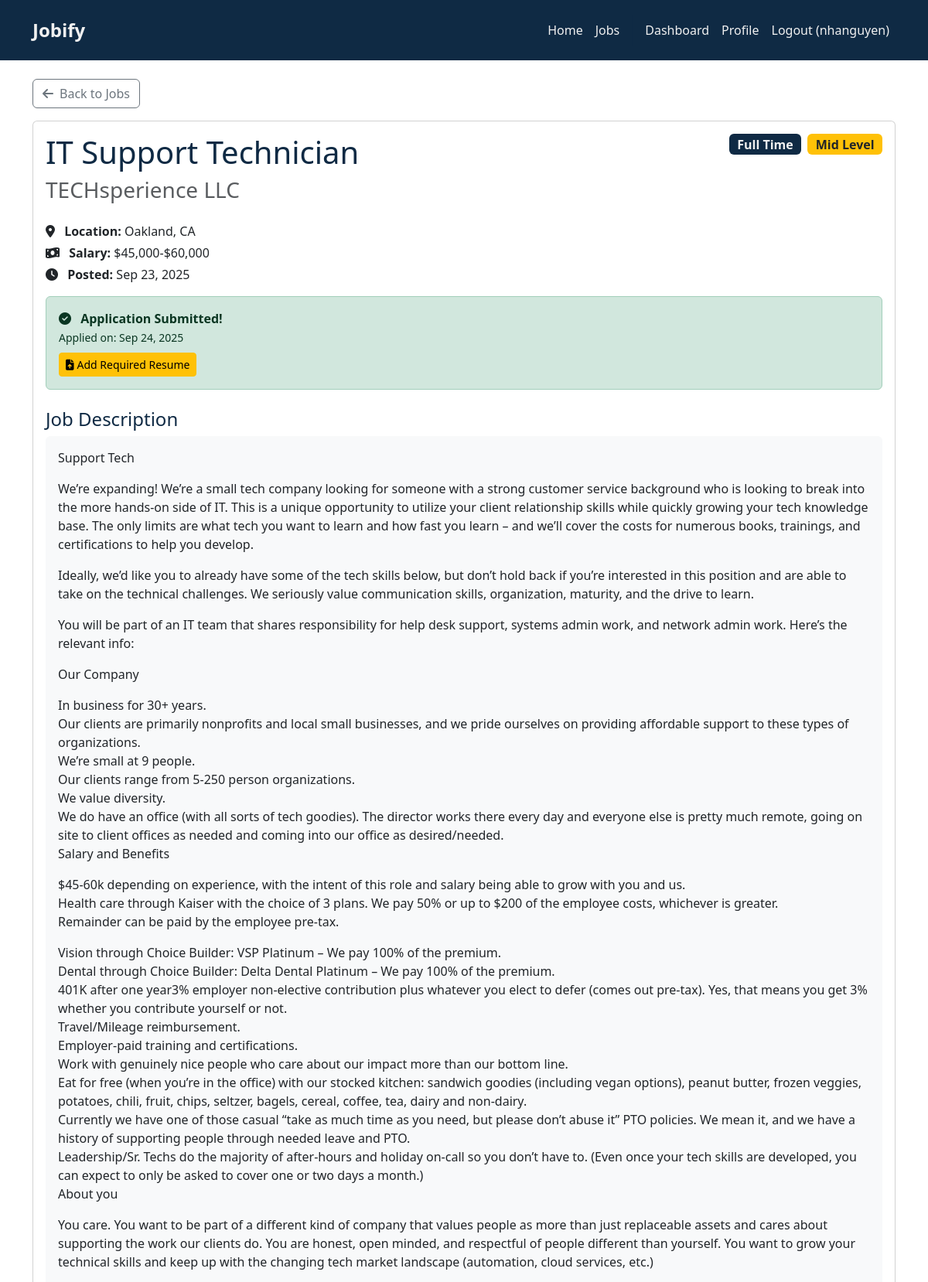
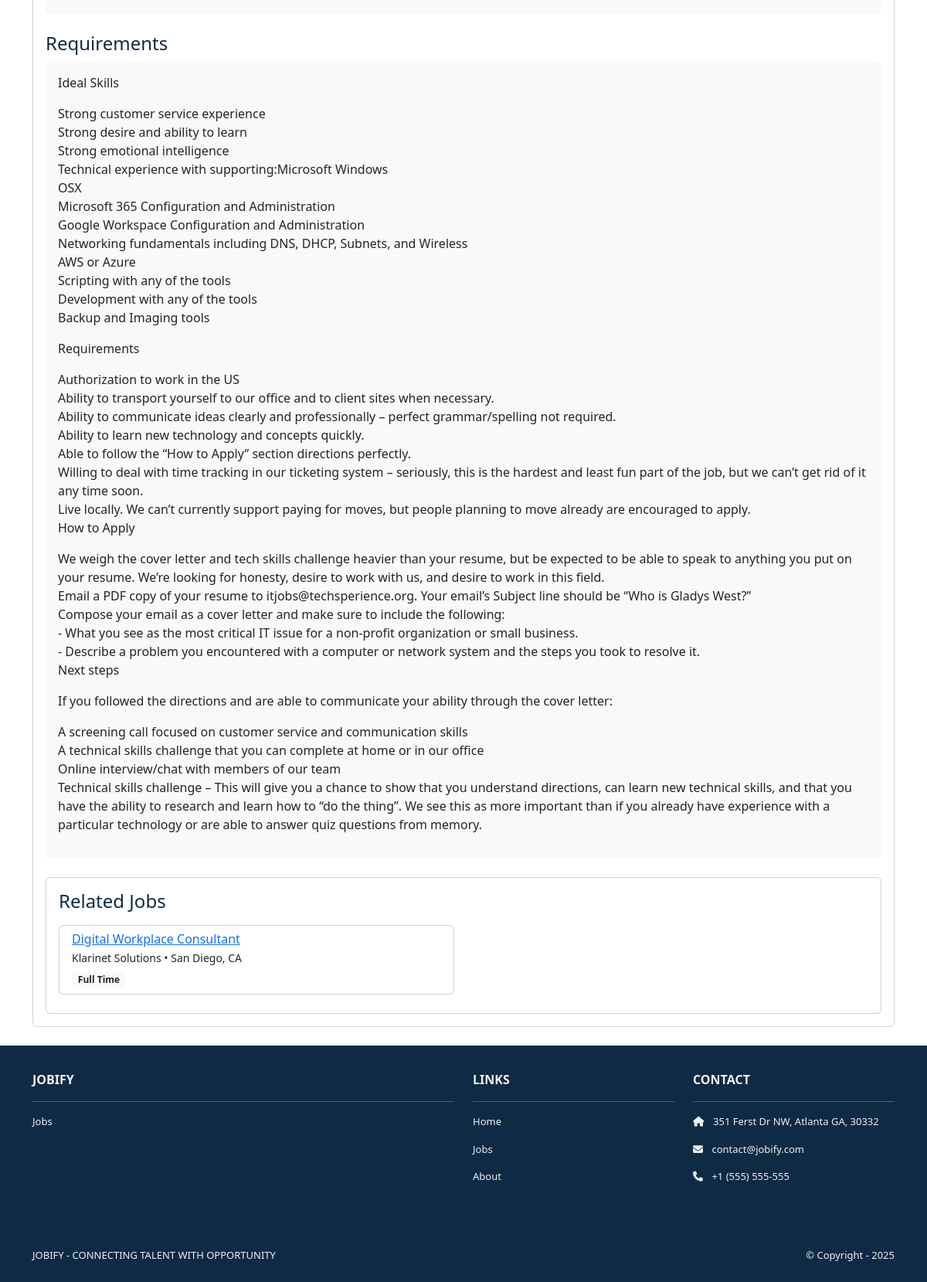
Screenshot of /jobs/4/ (signed in) with the database file from the repository (2 pictures, top to bottom).
### jobs/models.py (models this page shows, shortened)
class Job(models.Model):
    JOB_TYPE_CHOICES = [
        ("full_time", "Full Time"),
        ("part_time", "Part Time"),
        ("contract", "Contract"),
        ("internship", "Internship"),
        ("remote", "Remote"),
    ]
    EXPERIENCE_LEVEL_CHOICES = [
        ("entry", "Entry Level"),
        ("mid", "Mid Level"),
        ("senior", "Senior Level"),
        ("lead", "Lead"),
    ]
    title = models.CharField(max_length=255)
    company = models.CharField(max_length=255)
    location = models.CharField(max_length=255)
    latitude = models.FloatField(null=True, blank=True)
    longitude = models.FloatField(null=True, blank=True)
    description = models.TextField()
    requirements = models.TextField(blank=True)  # Add requirements field
    salary_range = models.CharField(max_length=100, blank=True)  # Add salary field
    job_type = models.CharField(
        max_length=20, choices=JOB_TYPE_CHOICES, default="full_time"
    )
    experience_level = models.CharField(
        max_length=20, choices=EXPERIENCE_LEVEL_CHOICES, default="mid"
    )
    posted_at = models.DateTimeField(auto_now_add=True)
    is_active = models.BooleanField(default=True)

class Application(models.Model):
    APPLICATION_STATUS_CHOICES = [
        ("applied", "Applied"),  # needed to change this for user story 4
        ("reviewed", "Reviewed"),
        ("interview", "Interview"),
        ("offer", "Offer"),
        ("closed", "Closed"),
    ]
    job = models.ForeignKey(Job, on_delete=models.CASCADE, related_name="applications")
    applicant = models.ForeignKey(
        User, on_delete=models.CASCADE, related_name="job_applications"
    )
    application_note = models.TextField(
        help_text="Why are you interested in this position?"
    )
    applied_at = models.DateTimeField(auto_now_add=True)
    status = models.CharField(
        max_length=20, choices=APPLICATION_STATUS_CHOICES, default="applied"
    )
    resume = models.FileField(upload_to="resumes/", blank=True, null=True)
    class Meta:
        unique_together = ["job", "applicant"]  # Prevent duplicate applications

### jobs/views.py (the view)
# urls.py: path('<int:job_id>/', views.job_detail, name='job_detail'),
def job_detail(request, job_id):
    job = get_object_or_404(Job, id=job_id, is_active=True)
    has_applied = False
    user_application = None
    if request.user.is_authenticated:
        has_applied = Application.objects.filter(
            job=job, applicant=request.user
        ).exists()
        if has_applied:
            user_application = Application.objects.get(job=job, applicant=request.user)
    related_jobs = (
        Job.objects.filter(
            Q(company=job.company) | Q(title__icontains=job.title.split()[0]),
            is_active=True,
        )
        .exclude(id=job.id)
        .distinct()[:3]
    )
    context = {
        "job": job,
        "has_applied": has_applied,
        "user_application": user_application,
        "related_jobs": related_jobs,
    }
    return render(request, "jobs/job_detail.html", context)

### jobs/templates/jobs/job_detail.html (shortened to what this page needs)
{% extends 'base.html' %}
{% load static %}
{% block content %}
<div class="container mt-4">
    <a href="{% url 'job_list' %}" class="btn btn-outline-secondary mb-3">
        <i class="fas fa-arrow-left me-2"></i>Back to Jobs
    </a>
    <div class="card mb-4">
        <div class="card-body">
            <div class="d-flex justify-content-between align-items-start mb-3">
    <div>
        <h1 class="navy-text">{{ job.title }}</h1>
        <h3 class="text-muted">{{ job.company }}</h3>
    </div>
    <div class="text-end">
        <span class="badge {% if job.job_type == 'remote' %}bg-success{% else %}navy-bg{% endif %} eggshell-text fs-6">
            {{ job.get_job_type_display }}
        </span>
        <span class="badge bg-warning text-dark fs-6 ms-1">
            {{ job.get_experience_level_display }}
        </span>
    </div>
</div>
<div class="row mb-3">
    <div class="col-md-6">
        <p class="mb-1">
            <i class="fas fa-map-marker-alt me-2"></i>
            <strong>Location:</strong> {{ job.location }}
        </p>
        {% if job.salary_range %}
        <p class="mb-1">
            <i class="fas fa-money-bill-wave me-2"></i>
            <strong>Salary:</strong> {{ job.salary_range }}
        </p>
        {% endif %}
        <p class="mb-0">
            <i class="fas fa-clock me-2"></i>
            <strong>Posted:</strong> {{ job.posted_at|date:"M d, Y" }}
        </p>
    </div>
</div>
            <div class="mb-4">
                {% if user.is_authenticated %}
                    {% if has_applied %}
                        <div class="alert alert-success">
                            <i class="fas fa-check-circle me-2"></i>
                            <strong>Application Submitted!</strong>
                            <br>
                            <small>Applied on: {{ user_application.applied_at|date:"M d, Y" }}</small>
                            {% if not user_application.resume %}
                            <div class="mt-2">
                                <a href="{% url 'quick_apply_form' job.id %}" class="btn btn-warning btn-sm">
                                    <i class="fas fa-file-upload me-1"></i>Add Required Resume
                                </a>
                            </div>
                            {% endif %}
                        </div>
                    {% endif %}
                {% else %}
                    <div class="alert alert-info">
                        <i class="fas fa-info-circle me-2"></i>
                        Please <a href="#">login</a> to apply for this job.
                    </div>
                {% endif %}
            </div>
<div class="mb-4">
    <h4 class="navy-text">Job Description</h4>
    <div class="bg-light p-3 rounded">
        {{ job.description|linebreaks }}
    </div>
</div>
{% if job.requirements %}
<div class="mb-4">
    <h4 class="navy-text">Requirements</h4>
    <div class="bg-light p-3 rounded">
        {{ job.requirements|linebreaks }}
    </div>
</div>
{% endif %}
{% if related_jobs %}
<div class="card">
    <div class="card-body">
        <h4 class="navy-text mb-3">Related Jobs</h4>
        <div class="row">
            {% for related_job in related_jobs %}
            <div class="col-md-6">
                <div class="card mb-2">
                    <div class="card-body py-2">
                        <h6 class="card-title mb-1">
                            <a href="{% url 'job_detail' related_job.id %}">{{ related_job.title }}</a>
                        </h6>
                        <p class="card-text small mb-1">{{ related_job.company }} • {{ related_job.location }}</p>
                        <span class="badge bg-light text-dark small">{{ related_job.get_job_type_display }}</span>
                    </div>
                </div>
            </div>
            {% endfor %}
        </div>
    </div>
</div>
{% endif %}
        </div>
    </div>
</div>
{% endblock %}

### templates/base.html (shortened to what this page needs)
<!DOCTYPE html>
<html>
  {% load static %}
  <head>
    <link href="https://cdn.jsdelivr.net/npm/bootstrap@5.3.3/dist/css/bootstrap.min.css" rel="stylesheet">
    <link rel="stylesheet" href="https://cdnjs.cloudflare.com/ajax/libs/font-awesome/6.1.1/css/all.min.css">
    <link rel="stylesheet" type="text/css" href="{% static 'css/style.css' %}">
  </head>
  <body>
    <nav class="p-3 navbar navbar-dark navy-header navbar-expand-lg">
      <div class="container">
        <a class="navbar-brand" href="{% url 'home.index' %}">
          <span class="eggshell-text fw-bold fs-4">Jobify</span>
        </a>
        <div class="collapse navbar-collapse" id="navbarNavAltMarkup">
          <div class="navbar-nav ms-auto navbar-ml">
            <a class="nav-link navy-text" href="{% url 'home.index' %}">Home</a>
            <a class="nav-link navy-text" href="{% url 'job_list' %}">Jobs</a>
            {% if user.is_authenticated %}
              {% if user.profile.user_type == 'recruiter' %}
                <a class="nav-link navy-text" href="{% url 'create_job' %}">Create Job</a>
                <a class="nav-link navy-text" href="{% url 'recruiter_dashboard' %}">Dashboard</a>
                <a class="nav-link navy-text" href="{% url 'accounts.profile' %}">Profile</a>
              {% else %}
                <a class="nav-link navy-text" href="{% url 'user_dashboard' %}">Dashboard</a>
                <a class="nav-link navy-text" href="{% url 'accounts.profile' %}">Profile</a>
              {% endif %}
              <a class="nav-link navy-text" href="{% url 'accounts.logout' %}">Logout ({{user.username }})</a>
            {% else %}
            <a class="nav-link navy-text" href="{% url 'accounts.signup' %}">Sign Up</a>
            <a class="nav-link navy-text" href="{% url 'accounts.login' %}">Login</a>
            {% endif %}
          </div>
        </div>
      </div>
    </nav>
    <div>
      {% block content %}
      {% endblock content %}
    </div>
    <section class="p-3 ms-footer d-none d-md-block">
      <div class="container">
        <div class="row mt-3 eggshell-text">
          <div class="col-md-6 col-lg-6 col-xl-6 mx-auto mb-4">
            <b>JOBIFY</b>
            <hr />
            <p><a class="nav-link" href="{% url 'job_list' %}">Jobs</a></p>
          </div>
          <div class="col-md-3 col-lg-3 col-xl-3 mx-auto mb-4">
            <b>LINKS</b>
            <hr />
            <p><a class="nav-link" href="{% url 'home.index' %}">Home</a></p>
            <p><a class="nav-link" href="#">Jobs</a></p>
            <p><a class="nav-link" href="#">About</a></p>
          </div>
          <div class="col-md-3 col-lg-3 col-xl-3 mx-auto mb-4">
            <b>CONTACT</b>
            <hr />
            <p><i class="fas fa-home me-2"></i> 351 Ferst Dr NW, Atlanta GA, 30332</p>
            <p><i class="fas fa-envelope me-2"></i> contact@jobify.com</p>
            <p><i class="fas fa-phone me-2"></i> +1 (555) 555-555</p>
          </div>
        </div>
      </div>
    </section>
    <section class="p-3 ms-footer-bottom bg-dark">
      <div class="container d-flex justify-content-between">
        <div class="me-5 eggshell-text">
          <span>JOBIFY - CONNECTING TALENT WITH OPPORTUNITY</span>
        </div>
        <div class="eggshell-text">
          <span>© Copyright - 2025</span>
        </div>
      </div>
    </section>
  </body>
</html>

### jobsite/static/css/style.css (style rules this page uses)
html .eggshell-text, html .eggshell-text *, html .eggshell-text h1, html .eggshell-text h2, html .eggshell-text h3, html .eggshell-text h4, html .eggshell-text h5, html .eggshell-text h6, html .eggshell-text p, html .eggshell-text span, html .eggshell-text a, html .eggshell-text div { color: #F0F0F0 !important; }
.navbar a.nav-link { color: #F0F0F0 !important; }
.bg-dark { background-color: #0f2a44 !important; }
.ms-footer { background-color: #0f2a44; }
.ms-footer p { color: #F0F0F0; font-size: 13px; }
.ms-footer-bottom span { font-size: 13px; line-height: 38px; }
.navy-bg { background-color: #0f2a44 !important; }
.navy-header { background-color: #0f2a44 !important; }
.navy-text { color: #0f2a44 !important; }
.eggshell-text, .eggshell-text *, .eggshell-text a, .eggshell-text span, .eggshell-text h1, .eggshell-text h2, .eggshell-text h3, .eggshell-text h4, .eggshell-text h5, .eggshell-text h6, .eggshell-text p, .eggshell-text div, .eggshell-text b, .eggshell-text strong, .eggshell-text i, .eggshell-text em { color: #F0F0F0 !important; }

### templates/base.html (style rules this page uses)
.eggshell-text, .eggshell-text * { color: #F0F0F0 !important; }
.navy-bg { background-color: #0f2a44 !important; }
.navy-text, .navy-text * { color: #0f2a44 !important; }
.navbar-brand .eggshell-text { color: #F0F0F0 !important; }

### rows the page displays
Job: title "IT Support Technician", company "TECHsperience LLC", job_type "Full Time", experience_level "Mid Level", location "Oakland, CA", salary_range "$45,000-$60,000", posted_at "Sep 23, 2025", description "Support Tech We’re expanding! We’re a small tech company looking for someone with a strong customer service background who is looking to break into the more hands-on side of IT. This is a unique opportunity to utilize your client relationship skills while quickly growing your tech knowledge base. The only limits are what tech you want to learn and how fast you learn – and we’ll cover the costs for numerous books, trainings, and certifications to help you develop. Ideally, we’d like you to already have some of the tech skills below, but don’t hold back if you’re interested in this position and are able to take on the technical challenges. We seriously value communication skills,…", requirements "Ideal Skills Strong customer service experience Strong desire and ability to learn Strong emotional intelligence Technical experience with supporting:Microsoft Windows OSX Microsoft 365 Configuration and Administration Google Workspace Configuration and Administration Networking fundamentals including DNS, DHCP, Subnets, and Wireless AWS or Azure Scripting with any of the tools Development with any of the tools Backup and Imaging tools Requirements Authorization to work in the US Ability to transport yourself to our office and to client sites when necessary. Ability to communicate ideas clearly and professionally – perfect grammar/spelling not required. Ability to learn new technology and…"
Application: applied_at "Sep 24, 2025"
Job: title "Digital Workplace Consultant", company "Klarinet Solutions", location "San Diego, CA", job_type "Full Time"

### other values shown
{{ user.username }} "nhanguyen"
